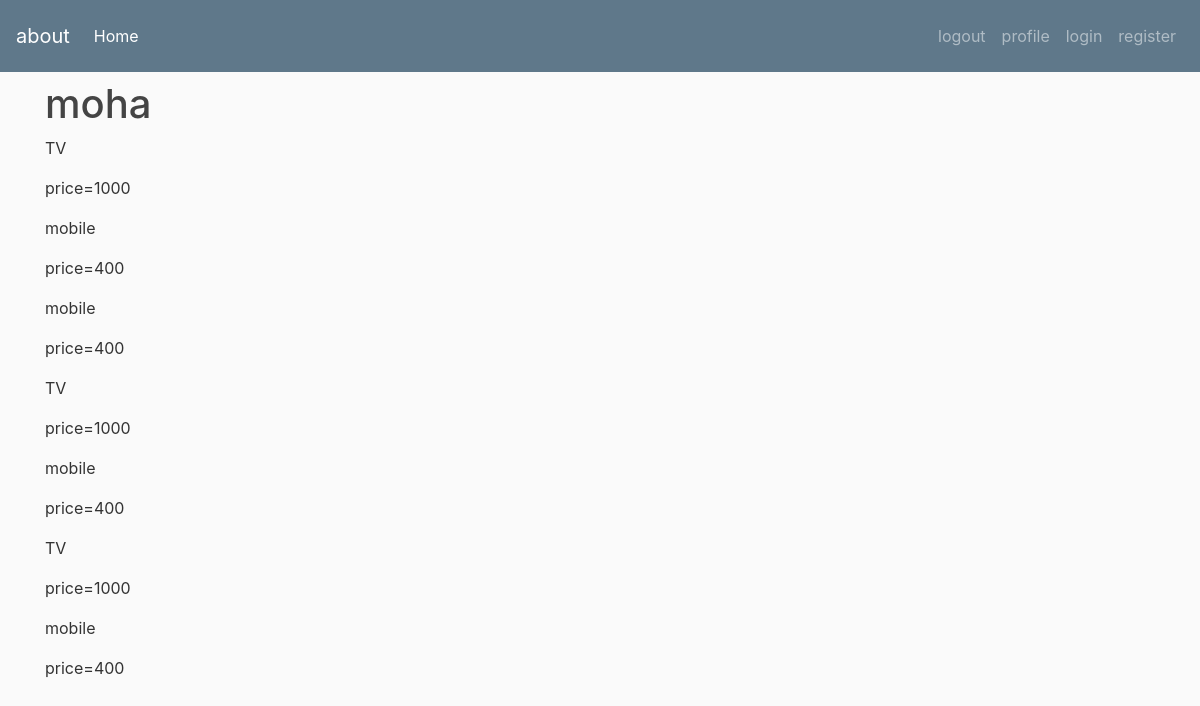
The app's page /profile (signed in) with its own data.
### store/models.py (models this page shows, shortened)
class buyproduct(models.Model):
    buyer=models.ForeignKey(User,on_delete=models.CASCADE)
    product=models.ForeignKey(product, on_delete=models.CASCADE)

class product(models.Model):
    name = models.CharField(max_length=100)
    Description = models.TextField()
    price=models.IntegerField()
    exist=models.BooleanField()

### user/views.py (the view)
# urls.py: path('profile',views.profile,name='profile')
@login_required
def profile(request):
    context={
        'buyproduct':buyproduct.objects.all()
    }
    return render(request,'user/profile.html',context)

### user/templates/user/profile.html
{% extends 'base.html' %}
{% block content %}
    <h1>{{ user.username }}</h1>
    {% for bupr in buyproduct %}
        {% if bupr.buyer.username == user.username  %}
        <p>{{ bupr.product.name }}</p>
        <p>price={{ bupr.product.price }}</p>
        {% endif %}
    {% endfor %}
  {% endblock content %}

### templates/base.html (shortened to what this page needs)
{% load static %}
<!DOCTYPE html>
<html lang="en">
<head>
    <link rel="stylesheet" href="https://maxcdn.bootstrapcdn.com/bootstrap/4.0.0/css/bootstrap.min.css">
    <link rel="stylesheet" type="text/css" href="{% static 'store/main.css' %}">
</head>
<body>
    <nav class="navbar navbar-expand-md navbar-dark bg-steel fixed-top">
      <a class="navbar-brand" href="{% url 'about' %}">about</a>
      <div class="collapse navbar-collapse" id="navbarText">
        <ul class="navbar-nav mr-auto">
          <li class="nav-item active">
            <a class="nav-link" href="{% url 'store_home' %}">Home <span class="sr-only">(current)</span></a>
          </li>
        </ul>
        <span class="navbar-text">
            <ul class="navbar-nav mr-auto">
                    <a class="nav-link" href="{% url 'logout' %}">logout</a>
                    <a class="nav-link" href="{% url 'profile' %}">profile</a>
                    <a class="nav-link" href="{% url 'login' %}">login </a>
                    <a class="nav-link" href="{% url 'register' %}">register</a>
            </ul>
        </span>
      </div>
    </nav>
    <main role="main" class="container">
      <div class="row">
        <div class="col-md-8">
          {% block content %}{% endblock %}
        </div>
        </div>
    </main>
</body>
</html>

### store/static/store/main.css (style rules this page uses)
body { background: #fafafa; color: #333333; margin-top: 5rem; }
h1, h2, h3, h4, h5, h6 { color: #444444; }
ul { margin: 0; }
.bg-steel { background-color: #5f788a; }

### records on screen
buyproduct: product.name "TV", product.price "1000"
buyproduct: product.name "mobile", product.price "400"
buyproduct: product.name "mobile", product.price "400"
buyproduct: product.name "TV", product.price "1000"
buyproduct: product.name "mobile", product.price "400"
buyproduct: product.name "TV", product.price "1000"
buyproduct: product.name "mobile", product.price "400"

### other values on screen
{{ user.username }} "moha"
